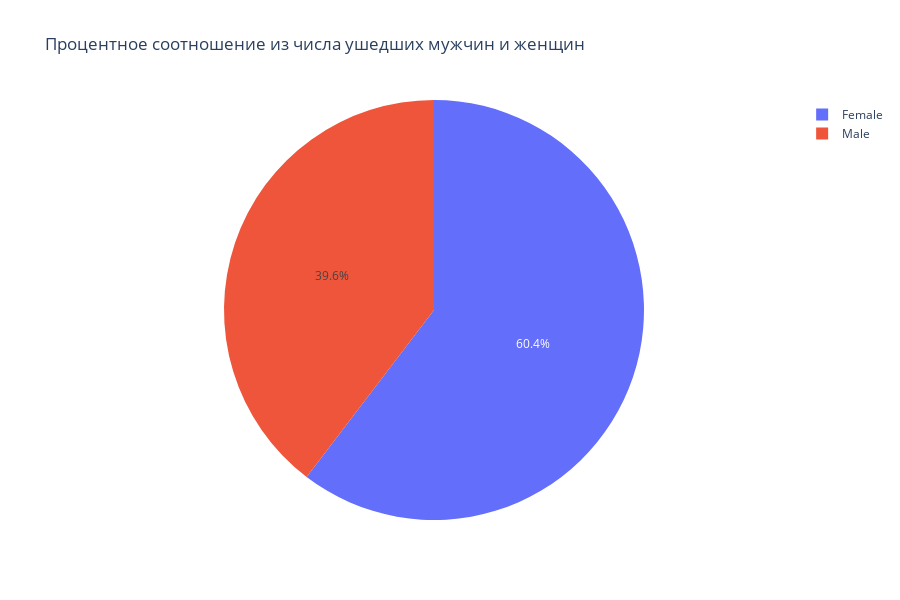

Notebook code for this chart:
### Markdown cell above
## 9.6

### Code cell
gender_df = churn_data.groupby('Gender', as_index=False)['Exited'].mean()

fig = px.pie(
    gender_df,
    values='Exited',
    names='Gender',
    height=600,
    width=900,
    title='Процентное соотношение из числа ушедших мужчин и женщин',
)
fig.show()

### Figure 1 — Plotly figure (JSON) as saved in the notebook; plotly's stock layout.template omitted (floating-point values rounded to 4 significant figures)
{"data": [{"domain": {"x": [0, 1], "y": [0, 1]}, "hovertemplate": "Gender=%{label}<br>Exited=%{value}<extra></extra>", "labels": ["Female", "Male"], "legendgroup": "", "name": "", "showlegend": true, "type": "pie", "values": [0.2507, 0.1646]}], "layout": {"height": 600, "legend": {"tracegroupgap": 0}, "title": {"text": "Процентное соотношение из числа ушедших мужчин и женщин"}, "width": 900}}
